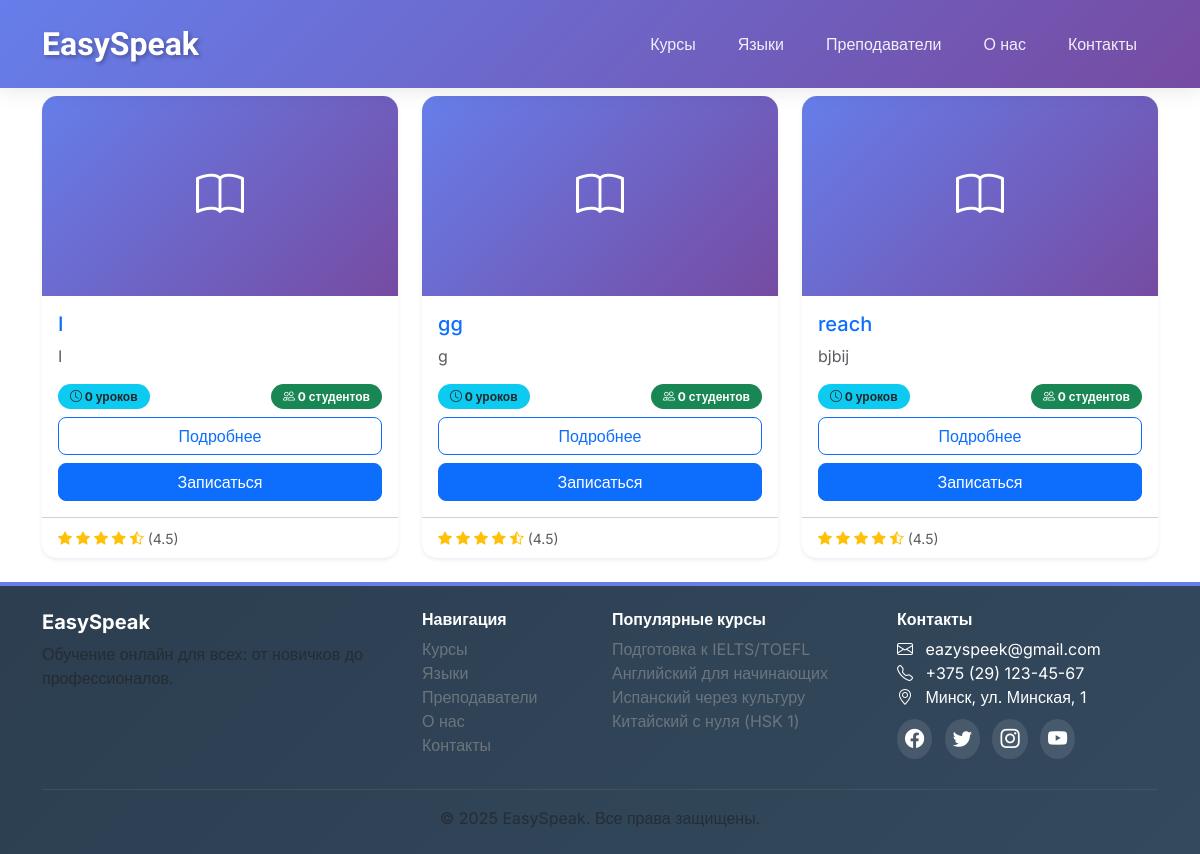
The app's page /courses/, older data.
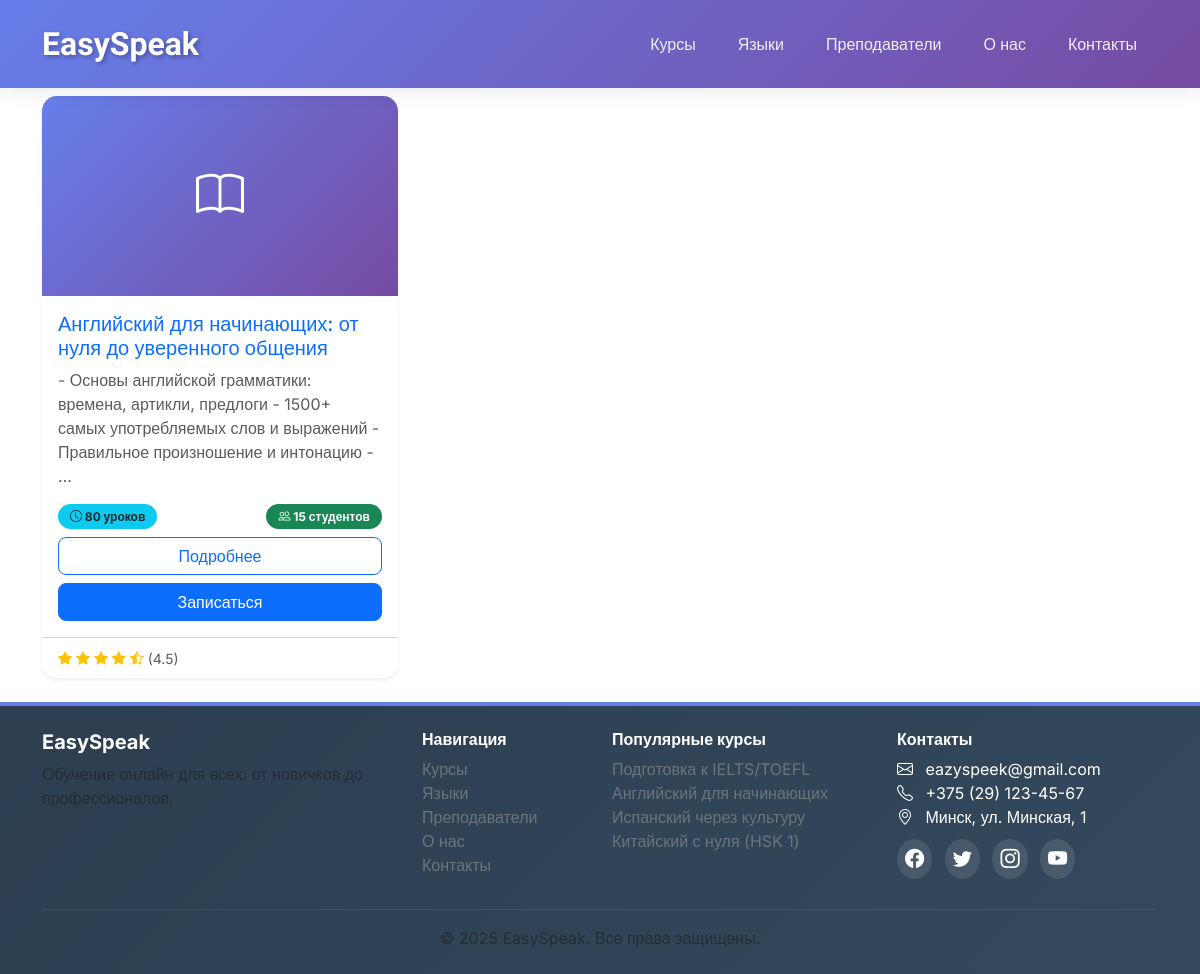
The same page, newer data.
### courses/models/courses.py (models this page shows, shortened)
class Course(models.Model):
    DRAFT = 'draft'
    PUBLISHED = 'published'
    ARCHIVED = 'archived'
    STATUS_CHOICES = [
        (DRAFT, 'Черновик'),
        (PUBLISHED, 'Опубликован'),
        (ARCHIVED, 'В архиве'),
    ]
    title = models.CharField('Название курса', max_length=100)
    subtitle = models.CharField('Подзаголовок', max_length=300, blank=True)
    short_description = models.CharField('Краткое описание', max_length=500)
    full_description = models.TextField('Полное описание')
    what_you_will_learn = models.TextField('Чему вы научитесь', blank=True)
    requirements = models.TextField('Требования', blank=True)
    status = models.CharField('Статус', max_length=10, choices=STATUS_CHOICES, default=DRAFT)
    is_featured = models.BooleanField('Рекомендуемый курс', default=False)
    certificate_available = models.BooleanField('Выдается сертификат', default=False)
    created_at = models.DateTimeField('Дата создания', auto_now_add=True)
    updated_at = models.DateTimeField('Дата обновления', auto_now=True)
    published_at = models.DateTimeField('Дата публикации', blank=True, null=True)
    total_students = models.PositiveIntegerField('Количество студентов', default=0)
    total_lessons = models.PositiveIntegerField('Количество уроков', default=0)
    price = models.DecimalField('Цена', max_digits=10, decimal_places=2, validators=[MinValueValidator(0)])
    discount_price = models.DecimalField( 'Цена со скидкой', max_digits=10, decimal_places=2, blank=True, null=True, validators=[MinValueValidator(0)])
    language = models.ForeignKey(Language, on_delete=models.PROTECT, verbose_name='Язык', related_name='courses', null=True, blank=True)
    level = models.ManyToManyField(Level, verbose_name='Уровень', related_name='courses',  null=True)
    students = models.ManyToManyField(Student, related_name='courses', verbose_name='Студенты', blank=True)
    class Meta:
        verbose_name = 'Курс'
        verbose_name_plural = 'Курсы'
        ordering = ['-created_at']

### courses/views.py (the view)
# urls.py: path('', CoursesListView.as_view(), name='home'),
class CoursesListView(ListView):
    model = Course
    template_name = "courses/courses_list.html"
    context_object_name = "courses"

### courses/templates/courses/courses_list.html (shortened to what this page needs)
{% extends "courses/layout.html" %}
{% block content %}
<div class="d-flex justify-content-between align-items-center mb-4">
    <h1 class="mb-0">Все курсы</h1>
    <a href="{% url 'courses_create' %}" class="btn btn-primary">
        <i class="bi bi-plus-circle"></i> Создать новый курс
    </a>
</div>
<div class="row row-cols-1 row-cols-md-2 row-cols-lg-3 g-4">
    {% for course in courses %}
    <div class="col">
        <div class="card h-100 course-card shadow-sm">
            <div class="card-img-top bg-secondary" style="height: 200px; background: linear-gradient(135deg, #667eea 0%, #764ba2 100%);">
                <div class="d-flex align-items-center justify-content-center h-100">
                    <i class="bi bi-book text-white" style="font-size: 3rem;"></i>
                </div>
            </div>
            <div class="card-body d-flex flex-column">
                <h5 class="card-title text-primary">{{ course.title }}</h5>
                <p class="card-text text-muted flex-grow-1">
                    {{ course.what_you_will_learn|truncatewords:20 }}
                </p>
                <div class="mt-auto">
                    <div class="d-flex justify-content-between align-items-center mb-2">
                        <span class="badge bg-info text-dark">
                            <i class="bi bi-clock"></i> {{ course.total_lessons }} уроков
                        </span>
                        <span class="badge bg-success">
                            <i class="bi bi-people"></i> {{ course.total_students }} студентов
                        </span>
                    </div>
                    <div class="d-grid gap-2">
                        <a href="{% url 'courses_detail' course.pk %}" class="btn btn-outline-primary">Подробнее</a>
                        <a href="#" class="btn btn-primary">Записаться</a>
                    </div>
                </div>
            </div>
            <div class="card-footer bg-transparent">
                <small class="text-muted">
                    <i class="bi bi-star-fill text-warning"></i>
                    <i class="bi bi-star-fill text-warning"></i>
                    <i class="bi bi-star-fill text-warning"></i>
                    <i class="bi bi-star-fill text-warning"></i>
                    <i class="bi bi-star-half text-warning"></i>
                    (4.5)
                </small>
            </div>
        </div>
    </div>
    {% endfor %}
</div>
{% endblock %}

### courses/templates/courses/layout.html (shortened to what this page needs)
{% load static %}
{% load bootstrap5 %}
<!DOCTYPE html>
<html lang="ru">
<head>
    {% bootstrap_css %}
    <link rel="stylesheet" href="https://cdn.jsdelivr.net/npm/bootstrap-icons@1.10.0/font/bootstrap-icons.css">
    <link rel="stylesheet" href="{% static 'css/menu.css' %}">
</head>
<body>
    {% block navbar %}
    <nav class="navbar navbar-expand-lg navbar-dark fixed-top">
        <div class="container">
            <a class="navbar-brand fw-bold brand-logo" href="{% url 'courses_list' %}">EasySpeak</a>
            <div class="collapse navbar-collapse" id="navbarNav">
                <ul class="navbar-nav ms-auto">
                    <li class="nav-item">
                        <a class="nav-link" href="{% url 'courses_list' %}">Курсы</a>
                    </li>
                    <li class="nav-item">
                        <a class="nav-link" href="{% url 'language' %}">Языки</a>
                    </li>
                    <li class="nav-item">
                        <a class="nav-link" href="#">Преподаватели</a>
                    </li>
                    <li class="nav-item">
                        <a class="nav-link" href="#">О нас</a>
                    </li>
                    <li class="nav-item">
                        <a class="nav-link" href="#">Контакты</a>
                    </li>
                </ul>
            </div>
        </div>
    </nav>
    {% endblock %}
    <main class="flex-grow-1">
        <div class="container py-4">
            {% block content %}default content{% endblock %}
        </div>
    </main>
    {% block footer %}
    <footer class="text-white py-4">
        <div class="container">
            <div class="row">
                <div class="col-md-4 mb-3 mb-md-0">
                    <h5 class="fw-bold">EasySpeak</h5>
                    <p class="text-muted">Обучение онлайн для всех: от новичков до профессионалов.</p>
                </div>
                <div class="col-md-2 mb-3 mb-md-0">
                    <h6 class="fw-bold">Навигация</h6>
                    <ul class="list-unstyled">
                        <li><a href="{% url 'courses_list' %}" class="footer-link">Курсы</a></li>
                        <li><a href="{% url 'language' %}" class="footer-link">Языки</a></li>
                        <li><a href="#" class="footer-link">Преподаватели</a></li>
                        <li><a href="#" class="footer-link">О нас</a></li>
                        <li><a href="#" class="footer-link">Контакты</a></li>
                    </ul>
                </div>
                <div class="col-md-3 mb-3 mb-md-0">
                    <h6 class="fw-bold">Популярные курсы</h6>
                    <ul class="list-unstyled">
                        <li><a href="#" class="footer-link">Подготовка к IELTS/TOEFL</a></li>
                        <li><a href="#" class="footer-link">Английский для начинающих</a></li>
                        <li><a href="#" class="footer-link">Испанский через культуру</a></li>
                        <li><a href="#" class="footer-link">Китайский с нуля (HSK 1)</a></li>
                    </ul>
                </div>
                <div class="col-md-3">
                    <h6 class="fw-bold">Контакты</h6>
                    <ul class="list-unstyled">
                        <li><i class="bi bi-envelope me-2"></i> eazyspeek@gmail.com</li>
                        <li><i class="bi bi-telephone me-2"></i> +375 (29) 123-45-67</li>
                        <li><i class="bi bi-geo-alt me-2"></i> Минск, ул. Минская, 1</li>
                    </ul>
                    <div class="mt-2">
                        <a href="#" class="text-white me-2 social-icon"><i class="bi bi-facebook"></i></a>
                        <a href="#" class="text-white me-2 social-icon"><i class="bi bi-twitter"></i></a>
                        <a href="#" class="text-white me-2 social-icon"><i class="bi bi-instagram"></i></a>
                        <a href="#" class="text-white social-icon"><i class="bi bi-youtube"></i></a>
                    </div>
                </div>
            </div>
            <hr class="border-secondary my-3">
            <div class="text-center text-muted">© 2025 EasySpeak. Все права защищены.</div>
        </div>
    </footer>
    {% endblock %}
</body>
</html>

### courses/templates/courses/layout.html (style rules this page uses)
:root { --primary-color: #4a6cfa; --secondary-color: #ff6b6b; --text-dark: #2d3748; --text-light: #718096; --gradient-bg: linear-gradient(135deg, #667eea 0%, #764ba2 100%); }
body { font-family: 'Inter', sans-serif; color: var(--text-dark); display: flex; flex-direction: column; min-height: 100vh; }
.navbar { background: linear-gradient(135deg, #667eea 0%, #764ba2 100%) !important; box-shadow: 0 2px 20px rgba(0,0,0,0.1); padding: 15px 0; }
.brand-logo { font-family: 'Ruslan Display', cursive; font-size: 32px; color: white !important; text-shadow: 2px 2px 4px rgba(0,0,0,0.3); }
.nav-link { font-weight: 500; color: rgba(255, 255, 255, 0.9) !important; padding: 8px 16px !important; margin: 0 5px; border-radius: 8px; transition: all 0.3s ease; }
main { flex-grow: 1; }
.container.py-4 { padding-top: 2rem; padding-bottom: 2rem; }
footer { background: linear-gradient(135deg, #2c3e50 0%, #34495e 100%); border-top: 4px solid #667eea; margin-top: auto; }
.footer-link { transition: all 0.3s ease; padding: 4px 0; color: #6c757d !important; text-decoration: none; }
.social-icon { transition: all 0.3s ease; font-size: 1.2rem; padding: 8px; border-radius: 50%; background: rgba(255,255,255,0.1); }

### courses/templates/courses/courses_list.html (style rules this page uses)
.course-card { transition: transform 0.2s ease-in-out, box-shadow 0.2s ease-in-out; border: none; border-radius: 15px; }
.card-img-top { border-top-left-radius: 15px; border-top-right-radius: 15px; }
.btn { border-radius: 8px; font-weight: 500; }
.badge { border-radius: 20px; padding: 6px 12px; }

Row changes from the older to the newer data that the page shows:
removed Course: title "I", what_you_will_learn "I", total_lessons "0", total_students "0"
removed Course: title "gg", what_you_will_learn "g", total_lessons "0", total_students "0"
removed Course: title "reach", what_you_will_learn "bjbij", total_lessons "0", total_students "0"
added Course: title "Английский для начинающих: от нуля до уверенного общения", what_you_will_learn "- Основы английской грамматики: времена, артикли, предлоги - 1500+ самых употребляемых слов и выражений - Правильное произношение и интонацию - …", total_lessons "80", total_students "15"
